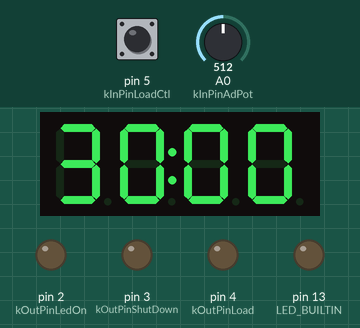
Bench run of a sketch on a simulated Arduino Uno, built with avr-gcc and run on an emulated ATmega328P. Shown: 4-digit seven-segment display, output pins drawn as LEDs (lit = HIGH). Dashed ring = blinking. The inputs (shaded band) are chosen by the test bench; at power-on: pin 5 (kInPinLoadCtl) HIGH, A0 (kInPinAdPot) = 512.

Above: at 2.2 s.
2.3 s: pin 5 (kInPinLoadCtl) pulled LOW for 0.15 s
At 3.5 s:
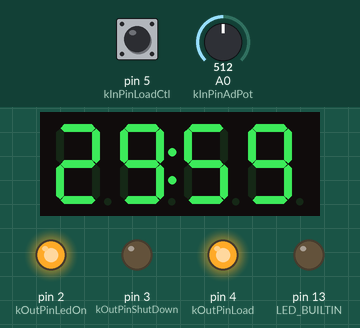
5.4 s: pin 5 (kInPinLoadCtl) pulled LOW for 1 s
At 6.1 s:
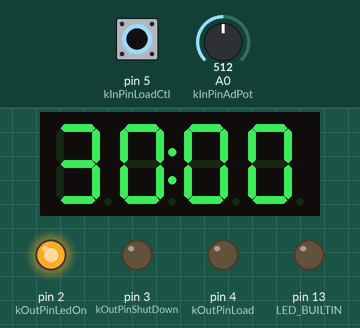
9.4 s: A0 (kInPinAdPot) set to 716
At 10.3 s:
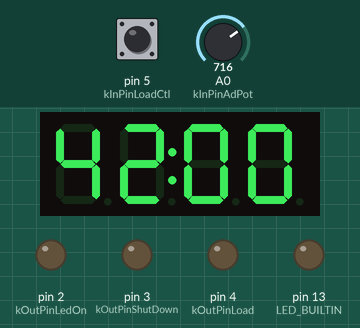
11.2 s: A0 (kInPinAdPot) set to 900
At 12.3 s:
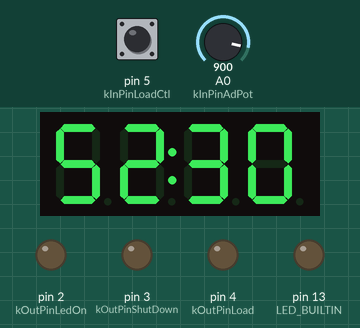
12.8 s: A0 (kInPinAdPot) set to 1023
At 45.8 s:
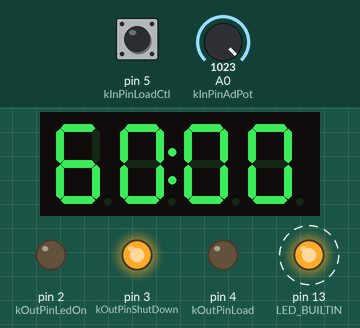
Timing chart, 0 to 46.6 s (numbered marks = the images above; inputs shaded):
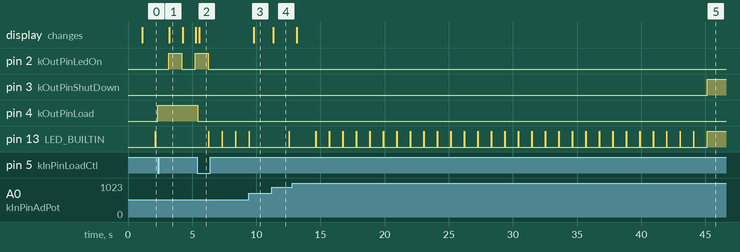

Measured:
- after the input at 2.3 s, pin 2 (kOutPinLedOn): LOW → HIGH after 0.86 s, → LOW 1.0 s later, → HIGH 1.0 s later; pin 4 (kOutPinLoad): LOW → HIGH at once; pin 13 (LED_BUILTIN): stops changing and stays LOW; the display: changes after 0.91 s (image 1)
- after the input at 5.4 s, pin 2 (kOutPinLedOn): goes on until 6.3 s, then stays LOW; pin 4 (kOutPinLoad): HIGH → LOW at once; pin 13 (LED_BUILTIN): alternates HIGH for 0.02 s and LOW for 1.0 s, starting after 0.88 s
- after the input at 9.4 s, pin 13 (LED_BUILTIN): goes on until 9.5 s, then stays LOW; the display: changes after 0.40 s (image 3)
- after the input at 11.2 s, the display: changes after 0.12 s (image 4)
- after the input at 12.8 s, pin 3 (kOutPinShutDown): LOW → HIGH after 32.3 s instead of 30.3 s; the display: changes after 0.35 s (image 5)

The sketch:

CP0129.ino
```cpp
// (licence header left out)
//____________________________________________________________________________________________________________
// Includes __________________________________________________________________________________

#include <Adafruit_GFX.h>
#include <Adafruit_LEDBackpack.h>

// CP0129 is base on C.A.T.H task supervisor see https://github.com/Phildem/Cath
//____________________________________________________________________________________________________________
// Start of Cath definition__________________________________________________________________________________

#define kMaxCathTask    6         // Max Number of task instances. MUST BE >= to tasks instancied

#define __CathOpt_SmallCounter__  // Comment this line to allow 32 bit delay. If not, max period is 65536 ms

#ifdef __CathOpt_SmallCounter__
typedef uint16_t CathCnt;
#else
typedef uint32_t CathCnt;
#endif

class Cath {

  public:

// Derived class MUST implement these 2 methods
  virtual void          SetUp() =0;                 // Called at setup
  virtual void          Loop()  =0;                 // Called periodically

  CathCnt               m_CurCounter;               // Curent number of ms before next Loop call
  CathCnt               m_LoopDelay;                // Default period of Loop call (in ms)

  static uint8_t        S_NbTask;                   // Actual number of task instances
  static Cath*          S_CathTasks[kMaxCathTask];  // Array of task object pointers
  static uint8_t        S_LastMilli;                // Used to call every ms (a byte is enought to detect change)

  //..............................................................
  // Must be called in task constructors to register in the task list
  // WARNING : think to set kMaxCathTask as needed
  // Task   : Pointer to the derivated task to register
  // Period : Loop call Period (in ms). WARNING do not pass 0!
  // Offset : Delay of the first call in ms (1 def). WARNING do not pass 0!
  static void S_Register(Cath* Task,CathCnt Period,CathCnt Offset=1){
    Task->m_LoopDelay=Period;
    Task->m_CurCounter= Offset;
    Cath::S_CathTasks[Cath::S_NbTask++]=Task;
  }

  //..............................................................
  // Must be called once in Arduino setup to call all the task setups
  static void S_SetUp(){
    for(int T=0;T<S_NbTask;T++)
      Cath::S_CathTasks[T]->SetUp();
  }

   //..............................................................
  // Must be called once in Arduino Loop to call all the task loop if needed
  static void S_Loop(){
    uint8_t CurMilli=millis();
    if (CurMilli!=S_LastMilli) {
      S_LastMilli=CurMilli;
      for(int T=0;T<S_NbTask;T++)
        if ( Cath::S_CathTasks[T]->m_CurCounter--==0) {
          Cath::S_CathTasks[T]->m_CurCounter=Cath::S_CathTasks[T]->m_LoopDelay;
          Cath::S_CathTasks[T]->Loop();
        }
     }
  }

};

//Cath static variables definitions
//(Note set to 0 for code clarity but done by default anyway because they are static)
uint8_t       Cath::S_NbTask=0;
Cath*         Cath::S_CathTasks[kMaxCathTask];
uint8_t       Cath::S_LastMilli=0;

// End of Cath definition ___________________________________________________________________________________
//___________________________________________________________________________________________________________


//****************************************************************************************************************
// I/O Abstraction
#define kOutPinLedOn              2         // Output On led Active high
#define kOutPinShutDown           3         // "Suicide" output Active high
#define kOutPinLoad               4         // Load relay Active high

#define kInPinLoadCtl             5         // Load On/Off pushButton, Activ-Pullup input active low

#define kInPinAdPot               A0        // Analog input for time setting

//****************************************************************************************************************
// Misc Constants

// Global -------------------------------------------------------------------
#define kTaskShift                23        // Task phase shifter

// Display  -----------------------------------------------------------------
#define kDisplayTaskPeriod        250       // Display task period in ms

#define kDisplayI2CAdress         0x70      // Display module Adress

#define kDisplaySplashDuration    1000      // 88:88 Test display at startup duration in ms

// ClockTask ----------------------------------------------------------------
#define kClockTaskPeriod          1000      // ClockTask task period in ms

// TimeCtl ------------------------------------------------------------------

/*
ATTENTION, important point about the time setting :

The A/D converter of the Arduino have a 10bits resolution and returns a value from 0 to 1023.

If we want a maximum time of 60mn, that is 3600 seconds, we understand that it is impossible to have a resolution of one second, it could at best be 3600/1023 or 3.5 seconds which is not very practical.
I chose 30 seconds for my use but 10 would have been possible.

It is therefore obvious that depending on the min/max setting values chosen, this constraint must be taken into account.

For the moment, the program does not display times greater than 99 minutes.
If you want longer, you can of course modify the program to switch to hh:mm for times longer than 1 hour.
*/

#define kTimeCtlTaskPeriod        250       // TimeCtl task period in ms

#define kTimeCtlMinDuration       30        // Minimum On duration in second
#define kTimeCtlMaxDuration       (60*60)   // Maximum On duration in second
#define kTimeCtlResolution        30        // Setting Resolution in Sec

// LoadCtl ------------------------------------------------------------------
#define kLoadCtlTaskPeriod        30        // LoadCtl task period in ms

// LoadDisplay --------------------------------------------------------------
#define kLoadDisplayTaskPeriod    1000      // LoadDisplay task period in ms

// AutoShutDown -------------------------------------------------------------
#define kAutoShutDownTaskPeriod   1000      // AutoShutDown task period in ms

#define kAutoShutDownDelaySec     30        // Delay before Shutdown in sec
#define kAutoShutDownTol          60        // Min Time change to delay shutdown

//****************************************************************************************************************
// Globals
bool            gLoadOn;                    //  True if load On (Inited to 0 by compiler)
unsigned long   gDurationSec;               //  Duration in Sec Wanted if LoadOff, current if loadOn (Inited to 0 by compiler)

//Tasks___________________________________________________________________________________________________________


//Clock ..........................................................................................
class Clock: public Cath {

  public:

  //..............................................................
  Clock() {
    Cath::S_Register(this,kClockTaskPeriod,kTaskShift*Cath::S_NbTask);
  }

  //..............................................................
  void SetUp() {

  }

  //..............................................................
  void Loop(){

    if (gLoadOn==true && gDurationSec>0){    // Countdown if load id on
      gDurationSec--;
      if (gDurationSec==0)    // If time elapsed, return to Iddle Mode
        gLoadOn=false;
    }
  }

};

//TimeCtl ..........................................................................................
class TimeCtl: public Cath {

  public:

  //..............................................................
  TimeCtl() {
    Cath::S_Register(this,kTimeCtlTaskPeriod,kTaskShift*Cath::S_NbTask);
  }

  //..............................................................
  void SetUp() {

  }

  //..............................................................
  void Loop(){

    if (gLoadOn==true) // Do Nothing if load is on
      return;

    unsigned long  Pot=analogRead(kInPinAdPot);

    gDurationSec=map(Pot,0,1023,kTimeCtlMinDuration,kTimeCtlMaxDuration);
    gDurationSec=map(gDurationSec,kTimeCtlMinDuration,kTimeCtlMaxDuration,kTimeCtlMinDuration/kTimeCtlResolution,kTimeCtlMaxDuration/kTimeCtlResolution);
    gDurationSec=gDurationSec*kTimeCtlResolution;
  }

};

//LoadCtl ..........................................................................................
class LoadCtl: public Cath {

  public:

  //..............................................................
  LoadCtl() {
    m_LastButtonState=true;
    Cath::S_Register(this,kLoadCtlTaskPeriod,kTaskShift*Cath::S_NbTask);
  }

  //..............................................................
  void SetUp() {
    pinMode(kInPinLoadCtl,INPUT_PULLUP);
    pinMode(kOutPinLoad,OUTPUT);
    digitalWrite(kOutPinLoad,LOW);
  }

  //..............................................................
  void Loop(){

    bool ButtonState=digitalRead(kInPinLoadCtl);
    if (ButtonState!=m_LastButtonState){
      m_LastButtonState=ButtonState;
      if (ButtonState==false) {   // Only push down is handled
          gLoadOn=!gLoadOn;         // Toggle Load
      }
    }

    digitalWrite(kOutPinLoad,gLoadOn);  // Command load vs gLoadOn
  }

  bool m_LastButtonState;       // Last button state, used to check change
};


//LoadDisplay ..........................................................................................
class LoadDisplay: public Cath {

  public:

  //..............................................................
  LoadDisplay() {
    Cath::S_Register(this,kLoadDisplayTaskPeriod,kTaskShift*Cath::S_NbTask);
  }

  //..............................................................
  void SetUp() {
    pinMode(kOutPinLedOn,OUTPUT);
    digitalWrite(kOutPinLedOn,LOW);
  }

  //..............................................................
  void Loop(){
    if (gLoadOn==true)
      digitalWrite(kOutPinLedOn,!digitalRead(kOutPinLedOn));
    else
      digitalWrite(kOutPinLedOn,LOW);
  }

};

//AutoShutDown ..........................................................................................
class AutoShutDown: public Cath {

  public:

  //..............................................................
  AutoShutDown() {
    m_LastgDurationSec=0;
    m_InactivityCounter=0;
    Cath::S_Register(this,kAutoShutDownTaskPeriod,kTaskShift*Cath::S_NbTask);
  }

  //..............................................................
  void SetUp() {
    pinMode(kOutPinShutDown,OUTPUT);
    digitalWrite(kOutPinShutDown,LOW);
    pinMode(LED_BUILTIN,OUTPUT);
    digitalWrite(LED_BUILTIN,LOW);
  }

  //..............................................................
  void Loop(){

    // Look if gDurationSec has changed
    if ((gLoadOn==true) || (gDurationSec<(m_LastgDurationSec-kAutoShutDownTol)) || (gDurationSec>(m_LastgDurationSec+kAutoShutDownTol))){
      m_LastgDurationSec=constrain(gDurationSec,kAutoShutDownTol,kTimeCtlMaxDuration-kAutoShutDownTol);
      m_InactivityCounter=0;
    }
    else {
      digitalWrite(LED_BUILTIN,HIGH);
      m_InactivityCounter++;
      if (m_InactivityCounter>=kAutoShutDownDelaySec)
      {
        digitalWrite(kOutPinShutDown,HIGH);
        delay(5000);
      }
      else {
        delay(20);
        digitalWrite(LED_BUILTIN,LOW);
      }
    }

  }

  unsigned long   m_LastgDurationSec;
  uint8_t         m_InactivityCounter;
};

//Display ..........................................................................................
class DisplayCtl: public Cath{

  public:

  //..............................................................
  DisplayCtl() {

    Cath::S_Register(this,kDisplayTaskPeriod,kTaskShift*Cath::S_NbTask);
  }

  //..............................................................
  void SetUp() {

      m_Display.begin(kDisplayI2CAdress);

      m_Display.print(8888, DEC);
      m_Display.drawColon(true);
      m_Display.writeDisplay();
      delay(kDisplaySplashDuration);
  }

  //..............................................................
  void Loop(){

    unsigned long Disp=gDurationSec;

    Disp=(Disp/60)*100+Disp%60;

    m_Display.print(Disp, DEC);
    m_Display.drawColon(true);

    m_Display.writeDisplay();
  }


Adafruit_7segment m_Display = Adafruit_7segment();

};


//****************************************************************************************************************
// Global tasks instanciation
// **** WARNING TASK ORDER MUST BE RESPECTED ****

// 1 Instance of the Clock to manage time
Clock         gClock;

// 1 Instance of the TimeCtl to manage time Setting
TimeCtl       gTimeCtl;

// 1 Instance of the LoadCtl to manage Load On/Off
LoadCtl       gLoadCtl;

// 1 Instance of the LoadDisplay to manage Display of load state
LoadDisplay   gLoadDisplay;

// 1 Instance of the AutoShutDown to manage AutoShutDown when not used
AutoShutDown  gAutoShutDown;

// 1 instance of DisplayCtl to control Time display
DisplayCtl    gDisplayCtl;


//-----------------------------------------------------------------------------------------------------------------
void setup() {
  Cath::S_SetUp();    // Just ask Cath to call the task's setup
}

//-----------------------------------------------------------------------------------------------------------------
void loop() {
  Cath::S_Loop();    // Just ask Cath to call the task's loop
}
```
